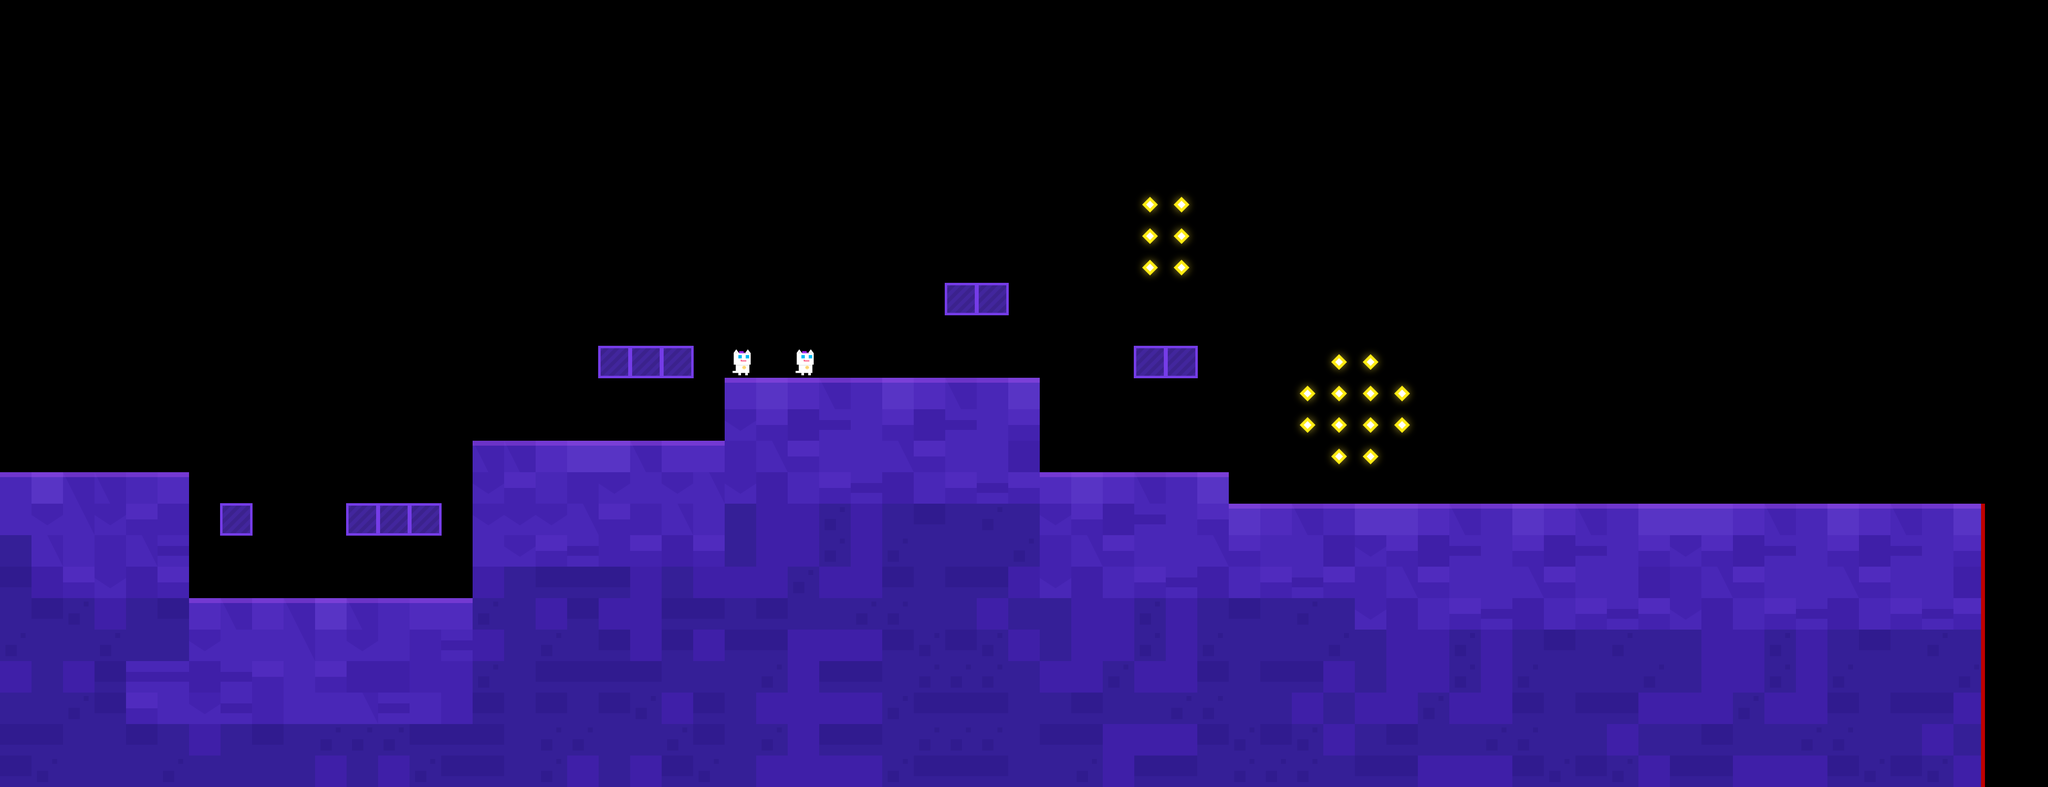

Below is a game level as drawn by its tile map, then a one-line description and the .tmx that defines it (tile-layer data replaced by summaries):
An orthogonal 65x25 tile map with 64x64 px tiles, 2 tile layers (main, dangerous) and 24 objects (3x Event, 2x npc, player, ShowCoins, Applause).

<map version="1.0" orientation="orthogonal" renderorder="right-down" width="65" height="25" tilewidth="64" tileheight="64" nextobjectid="3533">
 <properties>
  <property name="bg" value="lyBG7_1" />
 </properties>
 <tileset firstgid="1" name="forest" tilewidth="70" tileheight="70">
  <tileoffset x="-3" y="3" />
  <image source="forest_intro.png" width="700" height="980" />
  <tile id="0">
   <properties>
    <property name="maxX" value="87" />
    <property name="maxY" value="63" />
    <property name="x" value="77" />
    <property name="y" value="61" />
   </properties>
  </tile>
 </tileset>
 <layer name="main" width="65" height="25">
  <data>[1625 cells, 646 non-empty, 21 distinct tile ids]</data>
 </layer>
 <objectgroup name="objConfig">
  <object id="3468" type="player" gid="120" x="640" y="1216" />
  <object id="3529" name="Flash" type="npc" gid="101" x="1472" y="768" />
  <object id="3530" type="npc" gid="101" x="1600" y="768" />
 </objectgroup>
 <objectgroup name="triggerConfig">
  <object id="3494" name="Story1" type="Event" gid="101" x="1088" y="896" />
  <object id="3527" name="Story1" type="Event" gid="101" x="1024" y="896" />
  <object id="3528" name="Story1" type="Event" gid="101" x="960" y="896" />
  <object id="3531" name="coinList1" type="ShowCoins" gid="105" x="1408" y="960" />
  <object id="3532" name="12,0,0,0" type="Applause" gid="105" x="2688" y="832" />
 </objectgroup>
 <layer name="dangerous" width="65" height="25">
  <data>[1625 cells, 9 non-empty, 1 distinct tile ids]</data>
 </layer>
 <objectgroup name="coinList1">
  <object id="3510" gid="81" x="1216" y="640" />
  <object id="3511" gid="81" x="1280" y="640" />
  <object id="3512" gid="81" x="1344" y="640" />
  <object id="3513" gid="81" x="1216" y="576" />
  <object id="3514" gid="81" x="1280" y="576" />
  <object id="3515" gid="81" x="1344" y="576" />
  <object id="3516" gid="81" x="1216" y="512" />
  <object id="3517" gid="81" x="1280" y="512" />
  <object id="3518" gid="81" x="1344" y="512" />
  <object id="3519" gid="81" x="1216" y="448" />
  <object id="3520" gid="81" x="1280" y="448" />
  <object id="3521" gid="81" x="1344" y="448" />
  <object id="3523" gid="81" x="1920" y="512" />
  <object id="3524" gid="81" x="1984" y="512" />
  <object id="3525" gid="81" x="1920" y="448" />
  <object id="3526" gid="81" x="1984" y="448" />
 </objectgroup>
</map>
